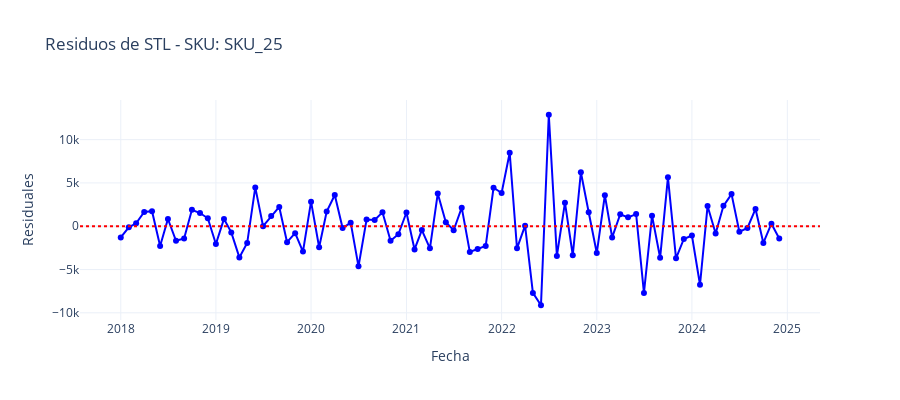

The cell this chart's notebook holds for it:
### Code cell
resultado_ljung_box = analisis_ljung_box(data, sku='SKU_25', lags=24, periodo=12)
